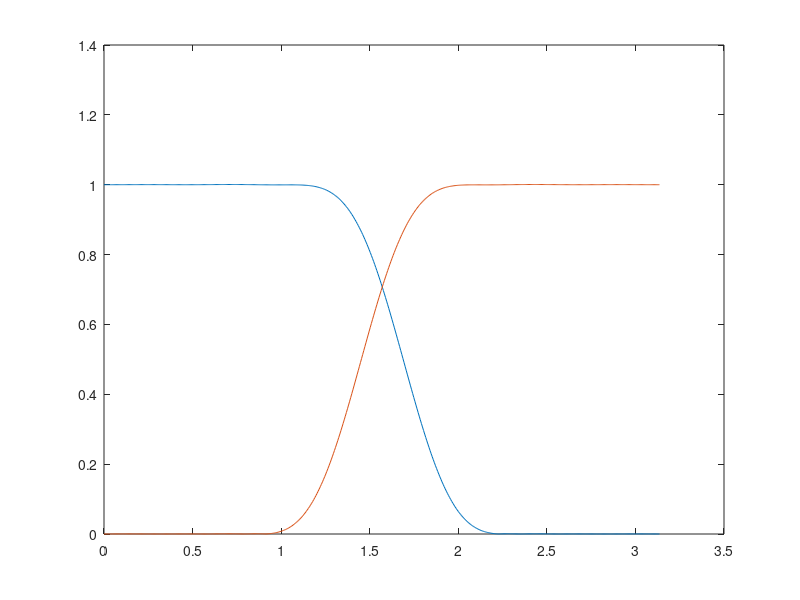

Reproduce this figure in MATLAB.
% filtros QMF del G.722
h1=[.366211e-3 -.134277e-2 -.134277e-2 .646973e-2 .146484e-2 -.190430e-1 .390625e-2 .44189e-1 -.256348e-1 -.98266e-1 .116089 .473145];
h1(13:24)=h1(12:-1:1);
N=length(h1);
[Mag1,w]=freqz(h1,1,512);
n=0:N-1;
h2=h1.*(-ones(1,N)).^n;
[Mag2,w]=freqz(h2,1,512);
M1=[w' abs(Mag1)']; M2=[w' abs(Mag2)'];
plot(w,abs(Mag1),w,abs(Mag2),'-')
f1=h1; f2=-h2;